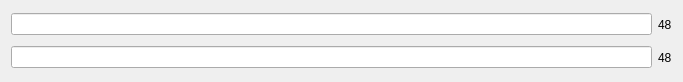
                        <widget class="QWidget" name="scrollAreaWidgetContents_7">
                         <property name="geometry">
                          <rect>
                           <x>0</x>
                           <y>0</y>
                           <width>683</width>
                           <height>82</height>
                          </rect>
                         </property>
                         <layout class="QVBoxLayout" name="verticalLayout_40">
                          <item>
                           <layout class="QHBoxLayout" name="horizontalLayout_12">
                            <item>
                             <widget class="QLineEdit" name="lineEdit_tc2_1">
                              <property name="maxLength">
                               <number>48</number>
                              </property>
                             </widget>
                            </item>
                            <item>
                             <widget class="QLabel" name="label_tclimit_3">
                              <property name="text">
                               <string>48</string>
                              </property>
                             </widget>
                            </item>
                           </layout>
                          </item>
                          <item>
                           <layout class="QHBoxLayout" name="horizontalLayout_13">
                            <item>
                             <widget class="QLineEdit" name="lineEdit_tc2_2">
                              <property name="maxLength">
                               <number>48</number>
                              </property>
                             </widget>
                            </item>
                            <item>
                             <widget class="QLabel" name="label_tclimit_4">
                              <property name="text">
                               <string>48</string>
                              </property>
                             </widget>
                            </item>
                           </layout>
                          </item>
                         </layout>
                        </widget>
